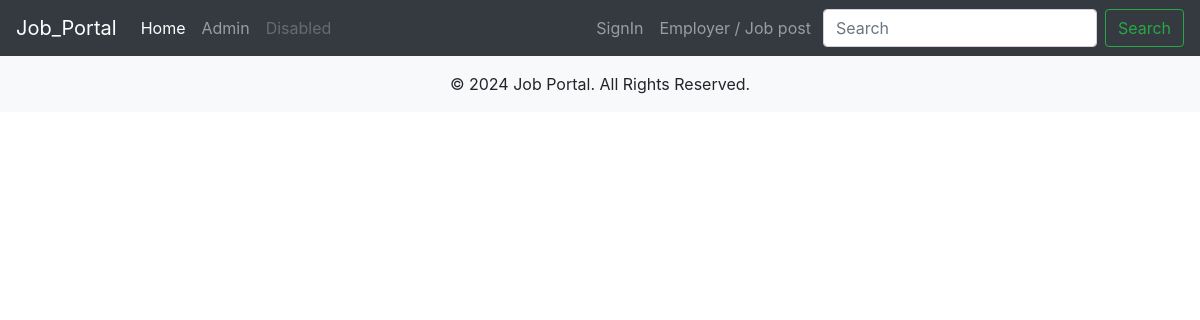
Before: / with the older database file.
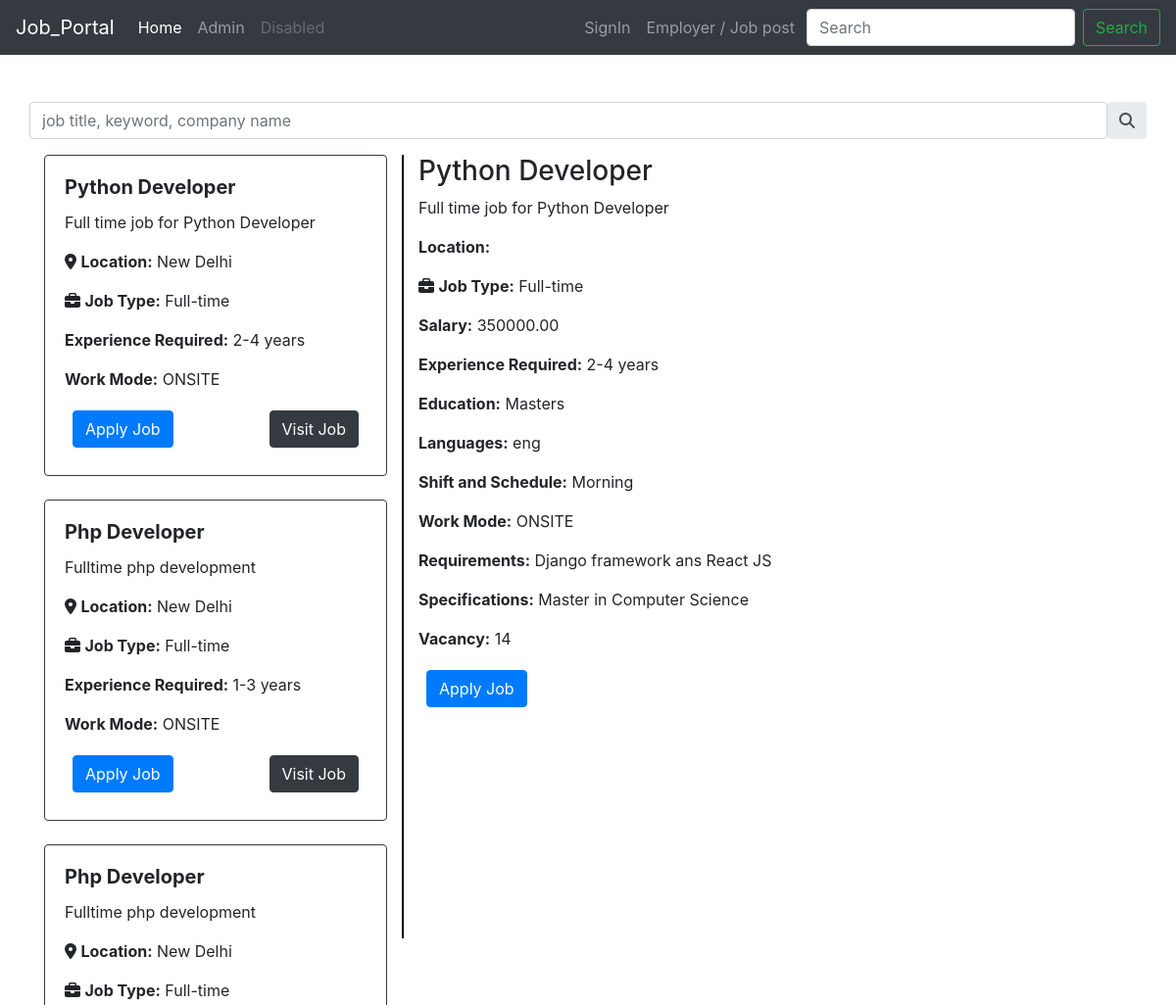
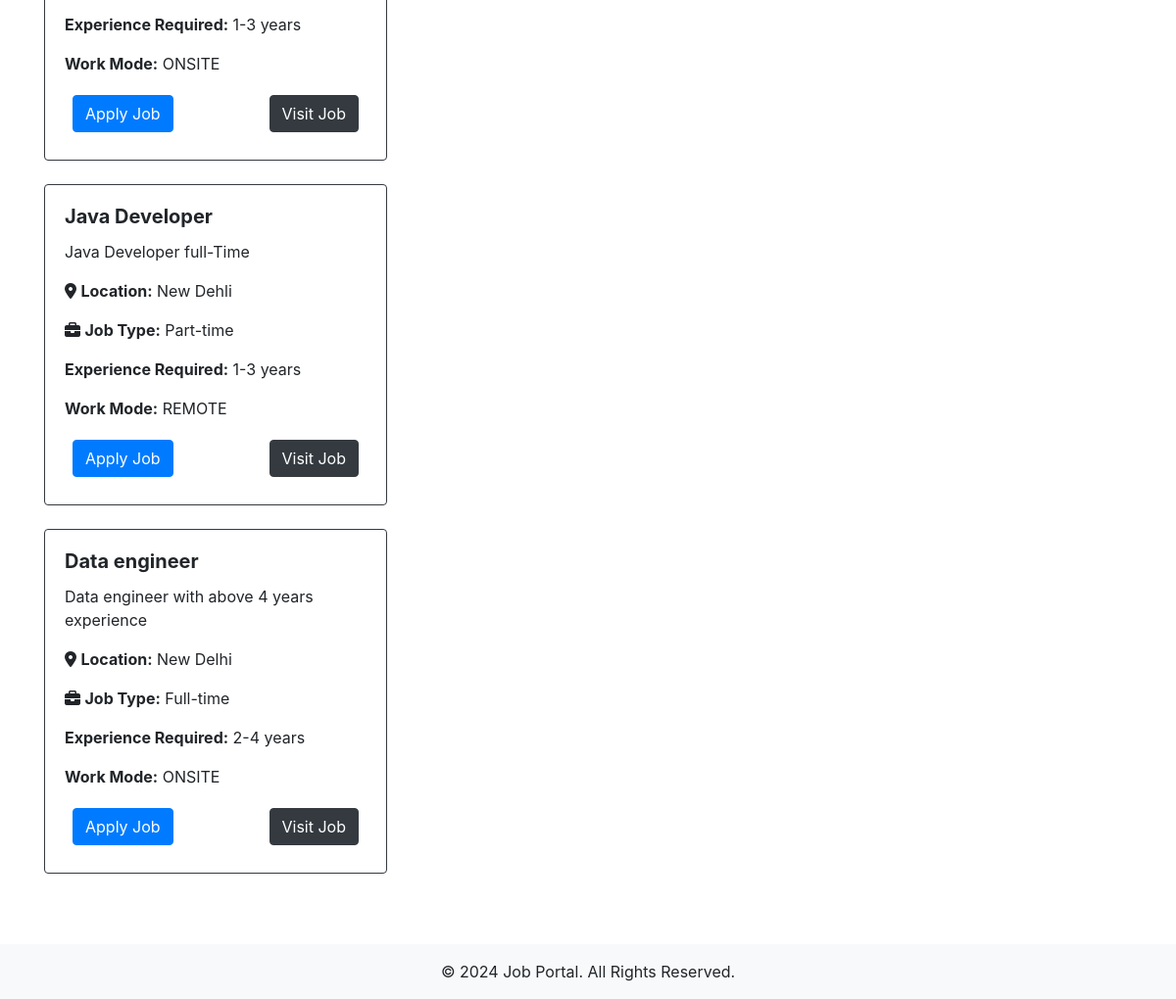
After: the same page with the newer database file (2 pictures, top to bottom).
### JobApp/models.py (models this page shows, shortened)
class Job(models.Model):
    recruiter = models.ForeignKey(
        CustomUser,
        on_delete=models.CASCADE,
        limit_choices_to={'user_type': 'recruiter'}
    )
    title = models.CharField(max_length=255)
    description = models.TextField()
    location = models.CharField(max_length=255)
    job_type = models.CharField(
        max_length=50,
        choices=[
            ('full-time', 'Full-time'),
            ('part-time', 'Part-time'),
            ('internship', 'Internship')
        ]
    )
    salary = models.DecimalField(
        max_digits=10,
        decimal_places=2,
        null=True,
        blank=True
    )
    requirements = models.TextField(help_text="List of job requirements")
    experience_required = models.CharField(
        max_length=100,
        help_text="Required experience level"
    )
    specifications = models.TextField(
        null=True,
        blank=True,
        help_text="Any other specific requirements"
    )
    education=models.CharField(_("Education"), max_length=50,choices=education, default='masters')
    language=models.CharField(_("Languages"), max_length=50,choices=language,default='eng')
    schedule=models.CharField(_("Shift and schedule"), max_length=50,choices=shift,default='morning')
    work_mode = models.CharField(
        max_length=10,
        choices=WORK_MODE_CHOICES,
        default='Onsite',  # Default to 'Onsite'
    )
    created_at = models.DateTimeField(auto_now_add=True, null=True)
    updated_at = models.DateTimeField(auto_now=True, null=True)
    is_published = models.BooleanField(default=False)
    is_closed = models.BooleanField(default=False)
    Vacancy = models.CharField(max_length=10, null=True)

### JobApp/views.py (the view)
# urls.py: path('', job_view, name='job_view'),
def job_view(request):
    jobs=Job.objects.all()
    return render(request, 'JobApp/jobPage.html', {'jobs':jobs})

### templates/JobApp/jobPage.html (shortened to what this page needs)
{% extends "base.html" %}
{% load static %}
{% block content %}
<link rel="stylesheet" href="https://cdnjs.cloudflare.com/ajax/libs/font-awesome/6.6.0/css/all.min.css" />
{% include "candidate_navbar.html" %}
{% if jobs %}
<div class="container my-5">
    <div class="row">
        <div class="input-group rounded mb-3">
            <input type="search" class="form-control rounded" placeholder="job title, keyword, company name" aria-label="Search" aria-describedby="search-addon" />
            <span class="input-group-text border-0" id="search-addon">
                <i class="fas fa-search"></i>
            </span>
        </div>
        <div class="col-md-4">
            {% for job in jobs %}
            <div class="card shadow-sm mb-4 border border-dark rounded job-item" data-job-id="{{ job.id }}" onclick="showJobDetails({{ job.id }})">
                <article class="card-body">
                    <h5 class="card-title"><b>{{ job.title }}</b></h5>
                    <p class="card-text">{{ job.description|truncatewords:20 }}</p>
                    <p><i class="fa-sharp fa-solid fa-location-dot"></i> <strong>Location:</strong> {{ job.location }}</p>
                    <p><i class="fa-solid fa-briefcase"></i> <strong>Job Type:</strong> {{ job.get_job_type_display }}</p>
                    <p> <strong>Experience Required:</strong> {{ job.experience_required }}</p>
                    <p> <strong>Work Mode:</strong> {{ job.work_mode }}</p>
                    <div class="row p-1 m-1 d-flex justify-content-between">
                        <a href="{% url 'JobApp:single_job_view' job.id %}" class="btn btn-primary">Apply Job</a>
                        <a href="" class="btn btn-dark">Visit Job</a>
                    </div>
                </article>
            </div>
            {% endfor %}
        </div>
        <div class="col-md-8" style="border-left: 2px solid black; height: 100vh;">
            <div id="job-details-container">
                <h3>{{ jobs.0.title }}</h3>
                <p>{{ jobs.0.description }}</p>
                <p><strong>Location:</strong> {{ job.location }}</p>
                <p><i class="fa-solid fa-briefcase"></i> <strong>Job Type:</strong> {{ jobs.0.get_job_type_display }}</p>
                <p><strong>Salary:</strong> {{ jobs.0.salary|default:"Not specified" }}</p>
                <p><strong>Experience Required:</strong> {{ jobs.0.experience_required }}</p>
                <p><strong>Education:</strong> {{ jobs.0.get_education_display }}</p>
                <p><strong>Languages:</strong> {{ jobs.0.language }}</p>
                <p><strong>Shift and Schedule:</strong> {{ jobs.0.schedule }}</p>
                <p><strong>Work Mode:</strong> {{ jobs.0.get_work_mode_display }}</p>
                <p><strong>Requirements:</strong> {{ jobs.0.requirements|linebreaksbr }}</p>
                {% if jobs.0.specifications %}
                <p><strong>Specifications:</strong> {{ jobs.0.specifications|linebreaksbr }}</p>
                {% endif %}
                <p><strong>Vacancy:</strong> {{ jobs.0.Vacancy|default:"Not specified" }}</p>
            </div>
            <div class="row p-1 m-1 d-flex justify-content-between">
                <a href="" class="btn btn-primary">Apply Job</a>
            </div>
        </div>
    </div>
</div>
{% endif %}
<footer class="bg-light py-3">
    <div class="container">
        <p class="text-center mb-0">&copy; 2024 Job Portal. All Rights Reserved.</p>
    </div>
</footer>
{% endblock %}

### templates/base.html (shortened to what this page needs)
<!DOCTYPE html>
<html>
<head>
    <link rel="stylesheet" href="https://cdn.jsdelivr.net/npm/bootstrap@4.0.0/dist/css/bootstrap.min.css">
</head>
<body>
    {% block content %}{% endblock  %}
</body>
</html>

### templates/candidate_navbar.html (shortened to what this page needs)
<nav class="navbar navbar-expand-lg navbar-dark bg-dark">
    <a class="navbar-brand" href="#">Job_Portal</a>
    <div class="collapse navbar-collapse" id="navbarSupportedContent">
      <ul class="navbar-nav mr-auto">
        <li class="nav-item active">
          <a class="nav-link" href="#">Home <span class="sr-only">(current)</span></a>
        </li>
        <li class="nav-item">
          <a class="nav-link " href="/">Admin</a>
        </li>
        <li class="nav-item">
          <a class="nav-link disabled" href="#">Disabled</a>
        </li>
      </ul>
      <ul class="nav navbar-nav navbar-right mr-1">
        {% if user.is_authenticated %}
         {% if user.user_type == 'candidate' %}
         <li><a href="{% url 'Account:candidate_profile' %}">Candidate/</a></li>
     {% elif user.user_type == 'recruiter' %}
         <li><a href="{% url 'Account:recruiter_profile' %}">Recruiter/</a></li>
     {% endif %}
        <li class="nav-item">
            <a href="{% url 'Account:signout' %}" class="nav-link">{{ request.user }}  logout</a>
        </li>
        {% else %}
        <li class="nav-item">
          <a href="{% url 'Account:signin' %}" class="nav-link"> SignIn</a>
      </li>
        {% endif %}
        <li class="nav-item">
          <a href="{% url 'JobApp:recruiter_job_view' %}" class="nav-link">Employer / Job post</a>
        </li>
      </ul>
      <form class="form-inline my-2 my-lg-0">
        <input class="form-control mr-sm-2" type="search" placeholder="Search" aria-label="Search">
        <button class="btn btn-outline-success my-2 my-sm-0" type="submit">Search</button>
      </form>
    </div>
  </nav>

Changed rows visible on the page:
added Job: title "Python Developer", description "Full time job for Python Developer", location "New Delhi", job_type "Full-time", experience_required "2-4 years", work_mode "ONSITE", salary "350000.00", education "Masters", language "eng", schedule "Morning", requirements "Django framework ans React JS", specifications "Master in Computer Science", Vacancy "14"
added Job: title "Php Developer", description "Fulltime php development", location "New Delhi", job_type "Full-time", experience_required "1-3 years", work_mode "ONSITE"
added Job: title "Php Developer", description "Fulltime php development", location "New Delhi", job_type "Full-time", experience_required "1-3 years", work_mode "ONSITE"
added Job: title "Java Developer", description "Java Developer full-Time", location "New Dehli", job_type "Part-time", experience_required "1-3 years", work_mode "REMOTE"
added Job: title "Data engineer", description "Data engineer with above 4 years experience", location "New Delhi", job_type "Full-time", experience_required "2-4 years", work_mode "ONSITE"
Other visible differences:
text now shown: "Location: Job Type: Salary: Experience Required: Education: Languages: Shift and Schedule: Work Mode: Requirements: Specifications: Vacancy: Apply Job"
